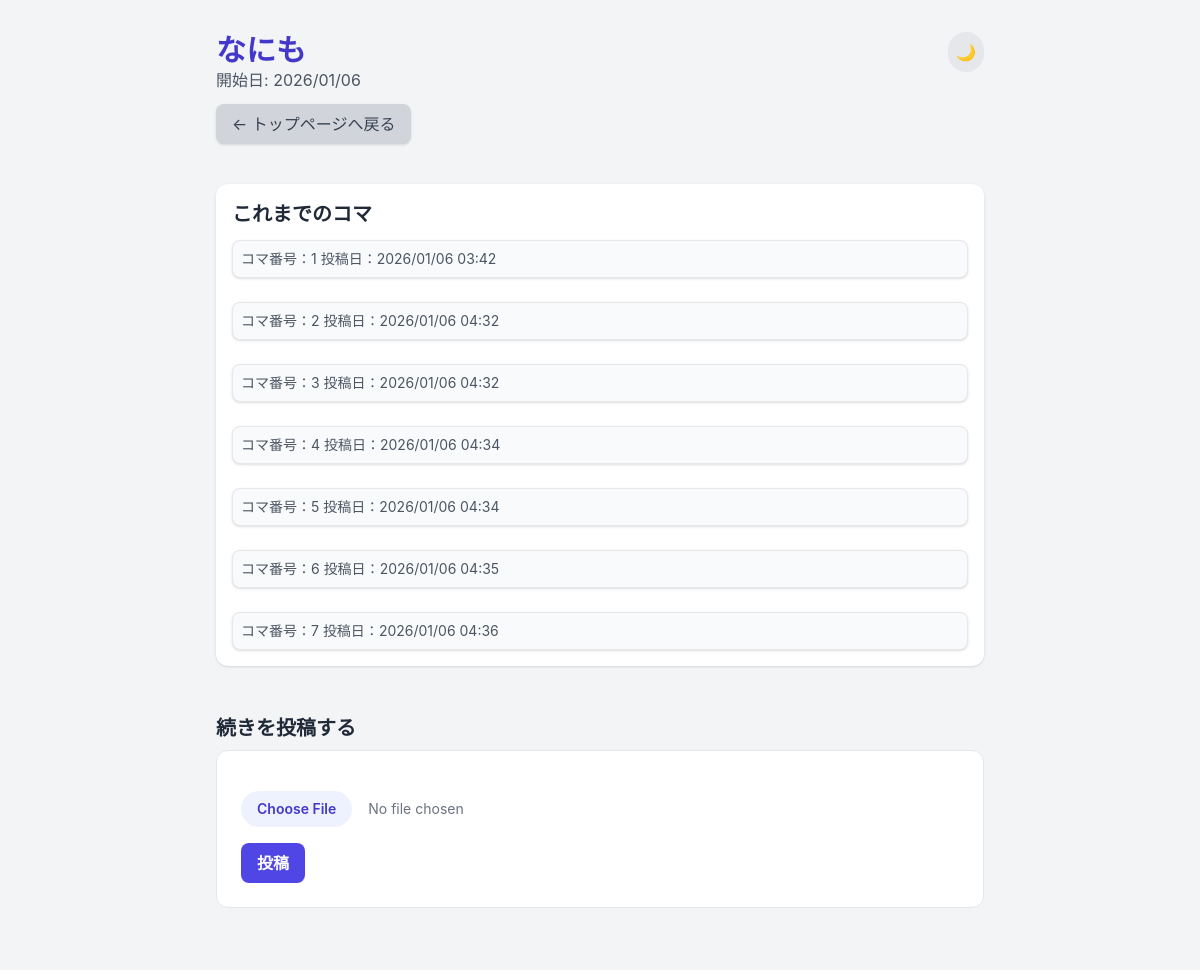
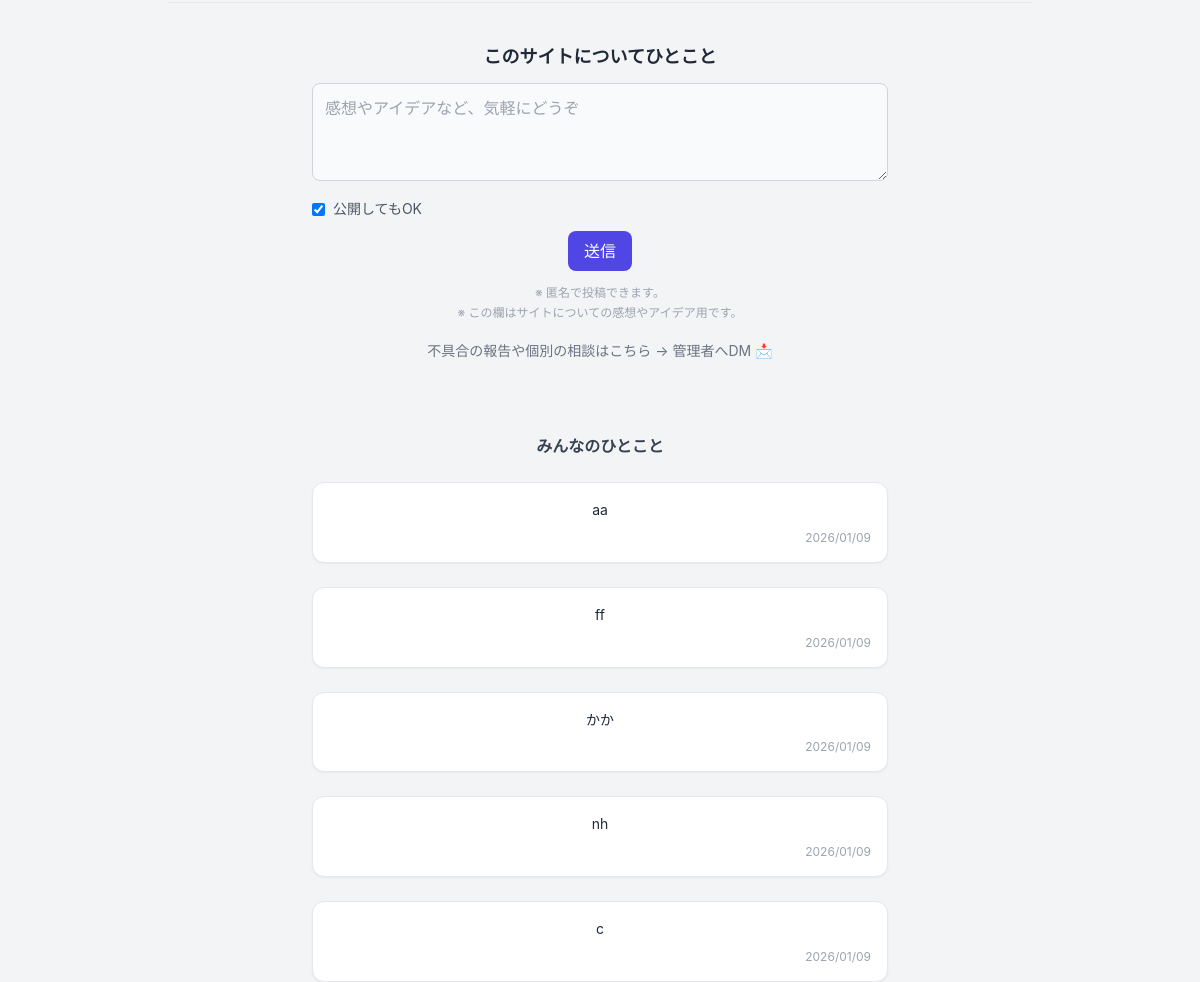
The page /comic/16 on the database its author committed (2 pictures, top to bottom).
### app.py (models this page shows, shortened)
class Comic(db.Model):
    __tablename__ = 'comic'
    id = db.Column(db.Integer, primary_key=True)
    title = db.Column(db.String(100), default='無題の漫画リレー')
    started_at = db.Column(db.DateTime, default=datetime.utcnow)
    is_completed = db.Column(db.Boolean, default=False)
    is_deleted = db.Column(db.Integer, default=0, nullable=False)
    max_koma = db.Column(db.Integer, default=20)
    komas = db.relationship('Koma', backref='comic', lazy='dynamic')

class Koma(db.Model):
    __tablename__ = 'koma'
    id = db.Column(db.Integer, primary_key=True)
    comic_id = db.Column(db.Integer, db.ForeignKey('comic.id'), nullable=False)
    frame_number = db.Column(db.Integer, nullable=False)
    image_filename = db.Column(db.String(120), unique=True, nullable=False)
    posted_at = db.Column(db.DateTime, default=datetime.utcnow)
    is_deleted = db.Column(db.Integer, default=0, nullable=False)

class PublicComment(db.Model):
    __tablename__ = "public_comment"
    id = db.Column(db.Integer, primary_key=True)
    message = db.Column(db.Text, nullable=False)
    is_public = db.Column(db.Boolean, default=True)  # 公開 or 非公開
    admin_reply = db.Column(db.Text)
    created_at = db.Column(db.DateTime, default=datetime.utcnow)

### app.py (the view)
@app.route('/comic/<int:comic_id>')
def comic_detail(comic_id):
    comic = Comic.query.get_or_404(comic_id)
    komas = comic.komas.filter_by(
        is_deleted=0
    ).order_by(Koma.frame_number.asc()).all()
    koma_count = len(komas) # コマの数
    return render_template(
        'comic_detail.html',
        comic=comic,
        komas=komas,
        koma_count=koma_count
    )

### app.py (called while the page is built)
@app.context_processor
def inject_public_comments():
    comments = (
        PublicComment.query
        .filter_by(is_public=True)
        .order_by(PublicComment.created_at.desc())
        .limit(5)
        .all()
    )
    return dict(public_comments=comments)

### templates/comic_detail.html (shortened to what this page needs)
{% extends "base.html" %}
{% block content %}
<div class="max-w-3xl mx-auto">
  <header class="relative mb-10">
    <h1 class="text-3xl font-bold text-indigo-700 dark:text-[#C8A5FF]">{{ comic.title }}</h1>
    <p class="text-gray-600 dark:text-[#ABB6C6]">開始日: {{ comic.started_at.strftime('%Y/%m/%d') }}</p>
    <a href="{{ url_for('index') }}"
      class="inline-block mt-3 px-4 py-2 bg-gray-300 dark:bg-[#383C40] text-gray-700 dark:text-[#BFC9DD] rounded-lg shadow hover:bg-gray-400">
      ← トップページへ戻る
    </a>
    <button id="theme-toggle" class="absolute top-0 right-0
               p-2 rounded-full
               bg-gray-200 dark:bg-gray-700
               text-gray-800 dark:text-gray-200
               hover:scale-105 transition">
      🌙
    </button>
  </header>
  <section class="bg-white dark:bg-[#121212] p-4 rounded-xl shadow mb-6">
    <h2 class="text-xl font-bold mb-3 dark:text-gray-400">これまでのコマ</h2>
    <div class="space-y-6">
      {% for koma in komas %}
      <div class="border dark:border-[#414143] rounded-lg overflow-hidden bg-gray-50 shadow">
        <div class="p-2 text-gray-600 dark:text-gray-400 text-sm dark:bg-[#1F1F20]">
          コマ番号：{{ koma.frame_number }}
          投稿日：{{ koma.posted_at.strftime('%Y/%m/%d %H:%M') }}
        </div>
      </div>
      {% endfor %}
    </div>
  </section>
  {% set is_full = comic.max_koma is not none and koma_count >= comic.max_koma %}
  <section class="mt-12
    ">
    <h2 class="text-xl font-bold mb-2 text-gray-800 dark:text-gray-200">
      続きを投稿する
    </h2>
    <div class="
    rounded-xl p-6 border
    bg-white
    dark:bg-[#121212]
    border-gray-200
    dark:border-[#414143]
    transition
  ">
      <form action="{{ url_for('post_frame') }}" method="POST" enctype="multipart/form-data" class="space-y-4">
        <input type="file" name="file" required class="block w-full text-sm text-gray-500
               file:mr-4 file:py-2 file:px-4
               file:rounded-full file:border-0
               file:text-sm file:font-semibold
               file:bg-indigo-50 dark:file:bg-[#262C3F] file:text-indigo-700 dark:file:text-[#C8A5FF]
               hover:file:bg-indigo-100 hover:cursor-pointer file:hover:cursor-pointer">
        <button type="submit" class="px-4 py-2 rounded-lg font-semibold
               bg-indigo-600 text-white
               hover:bg-indigo-700 transition">
          投稿
        </button>
      </form>
    </div>
  </section>
</div>
{% endblock %}

### templates/base.html (shortened to what this page needs)
<!DOCTYPE html>
<html lang="ja">
<head>
  <script src="https://cdn.tailwindcss.com"></script>
</head>
<body class="min-h-screen pt-4 pl-4 pr-4 md:pt-8 md:pl-8 md:pr-8 transition-colors duration-300
         bg-gray-100 dark:bg-[#232325]
         text-gray-800 dark:text-gray-200">
  {% block content %}{% endblock %}
  <footer class="max-w-4xl mx-auto mt-16 px-4 text-center">
    {% if not hide_dm_link %}
    <div class="border-t pt-10 pb-6">
      <div class="max-w-xl mx-auto">
        <h3 class="text-lg font-bold mb-3 text-gray-800 dark:text-gray-100">
          このサイトについてひとこと
        </h3>
        <form action="{{ url_for('footer_comment') }}" method="POST" class="space-y-3">
          <textarea name="message" rows="3" required placeholder="感想やアイデアなど、気軽にどうぞ" class="w-full p-3 rounded-lg border
                 bg-gray-50 dark:bg-gray-800
                 text-gray-800 dark:text-gray-100
                 border-gray-300 dark:border-gray-700
                 focus:outline-none focus:ring-2 focus:ring-indigo-500"></textarea>
          <label class="flex items-center gap-2 text-sm text-gray-600 dark:text-gray-400">
            <input type="checkbox" name="is_public" checked>
            公開してもOK
          </label>
          <button type="submit" class="px-4 py-2 rounded-lg bg-indigo-600 text-white
                 hover:bg-indigo-700 transition">
            送信
          </button>
          <p class="text-xs text-gray-400 leading-relaxed">
            ※ 匿名で投稿できます。<br>
            ※ この欄はサイトについての感想やアイデア用です。<br>
          </p>
        </form>
        <div class="mt-4">
          <a href="{{ url_for('admin_dm') }}" class="inline-flex items-center gap-1 text-sm
                  text-gray-500 hover:text-indigo-600 transition">
            不具合の報告や個別の相談はこちら → 管理者へDM
            <span>📩</span>
          </a>
        </div>
      </div>
    </div>
    <div class="mt-12 max-w-xl mx-auto space-y-6">
      <h4 class="text-md font-semibold text-gray-700 dark:text-gray-300">
        みんなのひとこと
      </h4>
      {% if public_comments %}
      {% for c in public_comments %}
      <div class="
        p-4 rounded-xl
        bg-white dark:bg-gray-900
        border border-gray-200 dark:border-gray-700
        shadow-sm
        space-y-2
      ">
        <p class="text-sm text-gray-800 dark:text-gray-100 leading-relaxed">
          {{ c.message }}
        </p>
        <div class="text-xs text-gray-400 text-right">
          {{ c.created_at.strftime('%Y/%m/%d') }}
        </div>
      </div>
      {% endfor %}
      {% else %}
      <p class="text-sm text-gray-400">
        まだコメントはありません。
      </p>
      {% endif %}
    </div>
    {% endif %}
  </footer>
</body>
</html>

### templates/base.html (style rules this page uses)
body { font-family: 'Inter', sans-serif; }

### rows shown on the page
Comic: title "なにも", started_at "2026/01/06"
Koma: frame_number "1", posted_at "2026/01/06 03:42"
Koma: frame_number "2", posted_at "2026/01/06 04:32"
Koma: frame_number "3", posted_at "2026/01/06 04:32"
Koma: frame_number "4", posted_at "2026/01/06 04:34"
Koma: frame_number "5", posted_at "2026/01/06 04:34"
Koma: frame_number "6", posted_at "2026/01/06 04:35"
Koma: frame_number "7", posted_at "2026/01/06 04:36"
PublicComment: message "aa", created_at "2026/01/09"
PublicComment: message "ff", created_at "2026/01/09"
PublicComment: message "かか", created_at "2026/01/09"
PublicComment: message "nh", created_at "2026/01/09"
PublicComment: message "c", created_at "2026/01/09"
